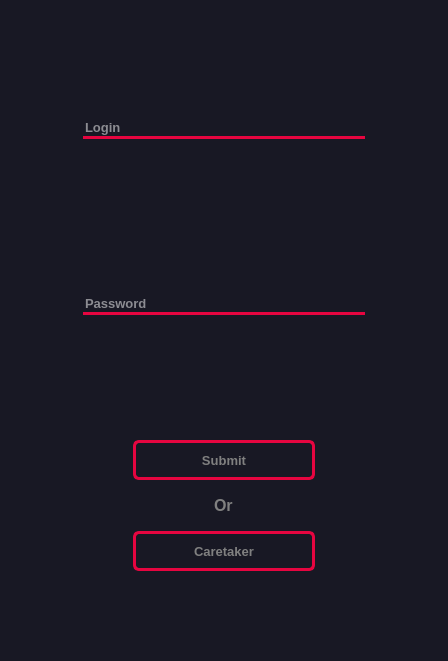
<?xml version="1.0" encoding="UTF-8"?>
<ui version="4.0">
 <class>MainWindow</class>
 <widget class="QMainWindow" name="MainWindow">
  <property name="geometry">
   <rect>
    <x>0</x>
    <y>0</y>
    <width>448</width>
    <height>661</height>
   </rect>
  </property>
  <property name="font">
   <font>
    <pointsize>8</pointsize>
   </font>
  </property>
  <property name="windowTitle">
   <string>Login</string>
  </property>
  <property name="styleSheet">
   <string notr="true">*{
	border: none;
}</string>
  </property>
  <widget class="QWidget" name="centralwidget">
   <property name="styleSheet">
    <string notr="true">background-color: rgb(24, 24, 36)</string>
   </property>
   <layout class="QVBoxLayout" name="verticalLayout">
    <item alignment="Qt::AlignHCenter">
     <widget class="QFrame" name="frame">
      <property name="sizePolicy">
       <sizepolicy hsizetype="Preferred" vsizetype="Preferred">
        <horstretch>0</horstretch>
        <verstretch>0</verstretch>
       </sizepolicy>
      </property>
      <property name="minimumSize">
       <size>
        <width>300</width>
        <height>0</height>
       </size>
      </property>
      <property name="maximumSize">
       <size>
        <width>16777215</width>
        <height>100</height>
       </size>
      </property>
      <property name="baseSize">
       <size>
        <width>0</width>
        <height>0</height>
       </size>
      </property>
      <property name="frameShape">
       <enum>QFrame::StyledPanel</enum>
      </property>
      <property name="frameShadow">
       <enum>QFrame::Raised</enum>
      </property>
      <layout class="QVBoxLayout" name="verticalLayout_2">
       <item>
        <widget class="QLineEdit" name="login_edit">
         <property name="font">
          <font>
           <pointsize>10</pointsize>
           <weight>75</weight>
           <bold>true</bold>
          </font>
         </property>
         <property name="styleSheet">
          <string notr="true">color: white;
border-bottom: 3px solid rgb(230, 5, 64);</string>
         </property>
         <property name="placeholderText">
          <string>Login</string>
         </property>
        </widget>
       </item>
      </layout>
     </widget>
    </item>
    <item alignment="Qt::AlignHCenter">
     <widget class="QFrame" name="frame_2">
      <property name="minimumSize">
       <size>
        <width>300</width>
        <height>0</height>
       </size>
      </property>
      <property name="maximumSize">
       <size>
        <width>16777215</width>
        <height>100</height>
       </size>
      </property>
      <property name="frameShape">
       <enum>QFrame::StyledPanel</enum>
      </property>
      <property name="frameShadow">
       <enum>QFrame::Raised</enum>
      </property>
      <layout class="QVBoxLayout" name="verticalLayout_3">
       <item>
        <widget class="QLineEdit" name="password_edit">
         <property name="font">
          <font>
           <pointsize>10</pointsize>
           <weight>75</weight>
           <bold>true</bold>
          </font>
         </property>
         <property name="styleSheet">
          <string notr="true">color: white;
border-bottom: 3px solid rgb(230, 5, 64)</string>
         </property>
         <property name="echoMode">
          <enum>QLineEdit::Password</enum>
         </property>
         <property name="placeholderText">
          <string>Password</string>
         </property>
        </widget>
       </item>
      </layout>
     </widget>
    </item>
    <item alignment="Qt::AlignHCenter">
     <widget class="QFrame" name="frame_3">
      <property name="minimumSize">
       <size>
        <width>200</width>
        <height>0</height>
       </size>
      </property>
      <property name="maximumSize">
       <size>
        <width>200</width>
        <height>149</height>
       </size>
      </property>
      <property name="frameShape">
       <enum>QFrame::StyledPanel</enum>
      </property>
      <property name="frameShadow">
       <enum>QFrame::Raised</enum>
      </property>
      <layout class="QVBoxLayout" name="verticalLayout_4">
       <item>
        <widget class="QPushButton" name="submit_btn">
         <property name="maximumSize">
          <size>
           <width>200</width>
           <height>40</height>
          </size>
         </property>
         <property name="font">
          <font>
           <pointsize>10</pointsize>
           <weight>75</weight>
           <bold>true</bold>
          </font>
         </property>
         <property name="styleSheet">
          <string notr="true">QPushButton{
border: 3px solid rgb(230, 5, 64);
border-radius: 6px;
color: rgb(128, 128, 128)
}
QPushButton:hover{
border: 3px solid rgb(230, 5, 64);
border-radius: 6px;
color: rgb(128, 128, 128);
background-color: rgba(230, 5, 64, 70)
}</string>
         </property>
         <property name="text">
          <string>Submit</string>
         </property>
        </widget>
       </item>
       <item alignment="Qt::AlignHCenter">
        <widget class="QLabel" name="label_3">
         <property name="font">
          <font>
           <pointsize>12</pointsize>
           <weight>75</weight>
           <bold>true</bold>
          </font>
         </property>
         <property name="styleSheet">
          <string notr="true">color: rgb(128, 128, 128)</string>
         </property>
         <property name="text">
          <string>Or</string>
         </property>
        </widget>
       </item>
       <item>
        <widget class="QPushButton" name="caretaker_btn">
         <property name="maximumSize">
          <size>
           <width>200</width>
           <height>40</height>
          </size>
         </property>
         <property name="font">
          <font>
           <pointsize>10</pointsize>
           <weight>75</weight>
           <bold>true</bold>
          </font>
         </property>
         <property name="styleSheet">
          <string notr="true">QPushButton{
border: 3px solid rgb(230, 5, 64);
border-radius: 6px;
color: rgb(128, 128, 128)
}
QPushButton:hover{
border: 3px solid rgb(230, 5, 64);
border-radius: 6px;
color: rgb(128, 128, 128);
background-color: rgba(230, 5, 64, 70)
}</string>
         </property>
         <property name="text">
          <string>Caretaker</string>
         </property>
        </widget>
       </item>
      </layout>
     </widget>
    </item>
   </layout>
  </widget>
 </widget>
 <resources/>
 <connections/>
</ui>
